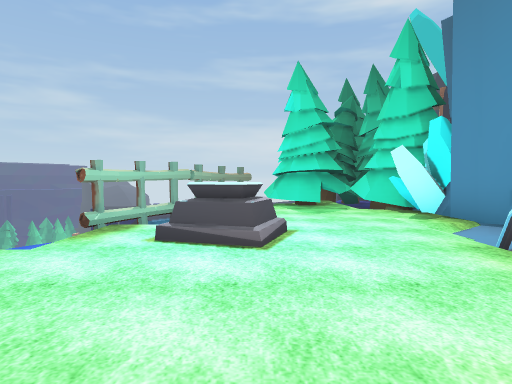
View 1 (above)

24 first-person views from a walk through a 3-D level made in the Unity game engine. The camera is 1.4 m above the floor, tilts 2° down and sees 75° across. Doors are open. The floor is counted in squares, 2 m on a side. Each view is taken from the middle of a square. On the plan, view 1 faces up. The plan holds only what a view shows up to about 10 squares ahead; the rest is blank. The place goes on beyond the plan. The player is left out. Some surface patterns are stand-ins.

View 2
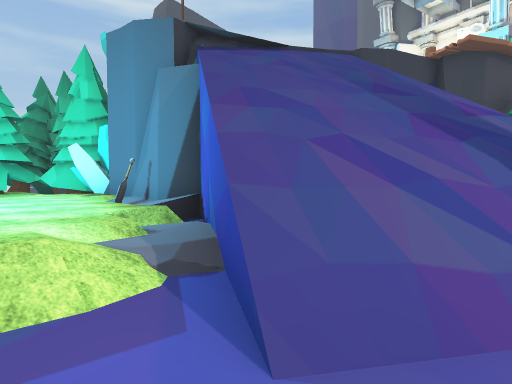

View 3
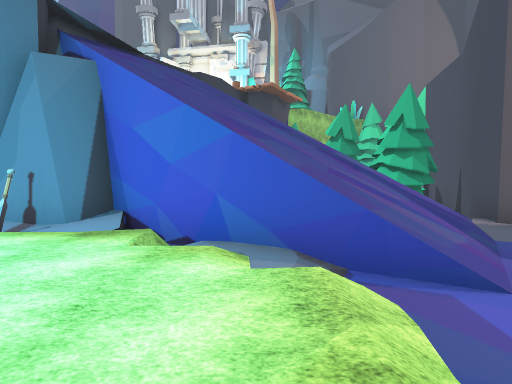

View 4
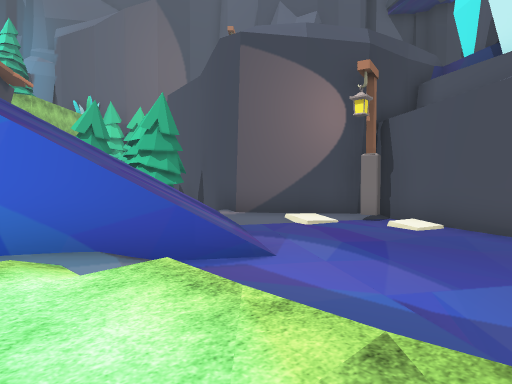

View 5
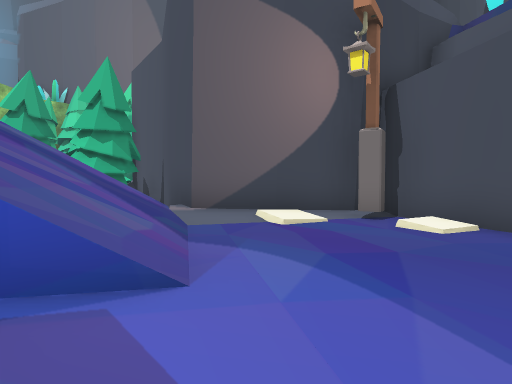

View 6
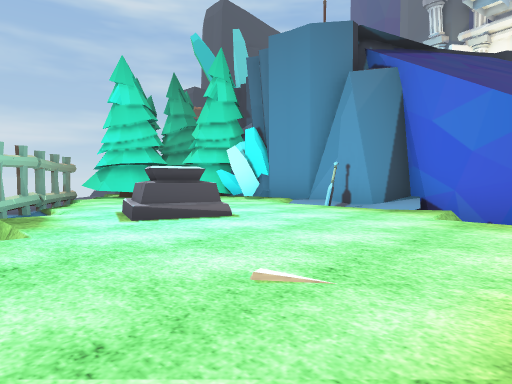

View 7
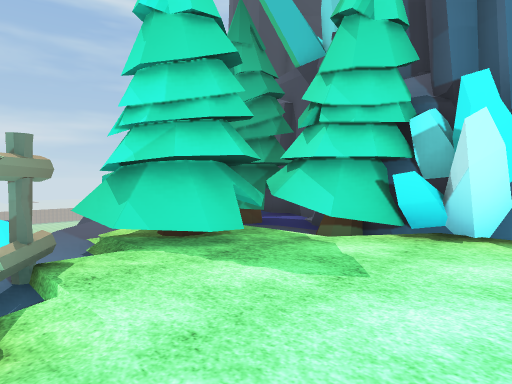

View 8
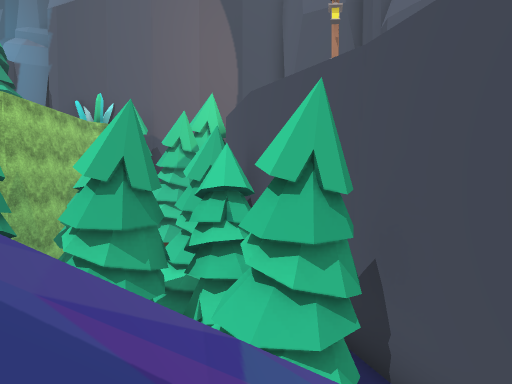

View 9
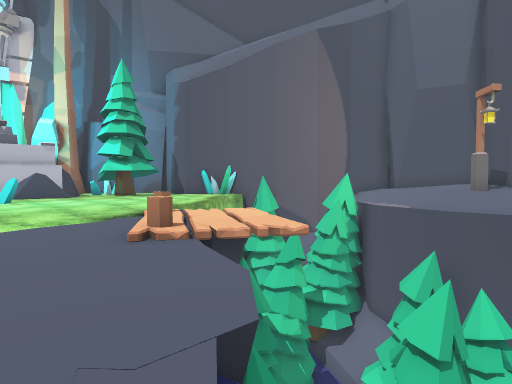

View 10
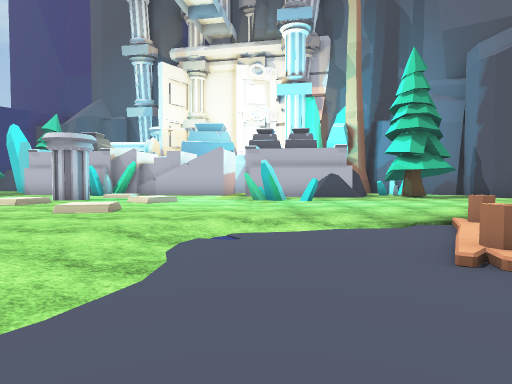

View 11
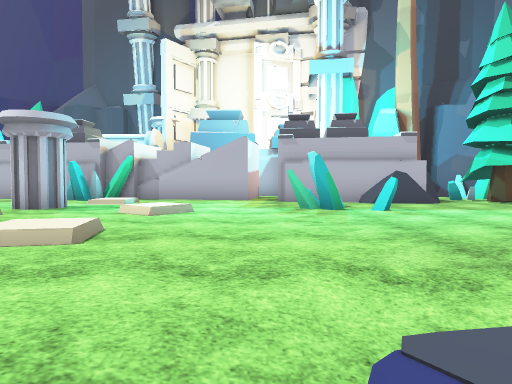

View 12
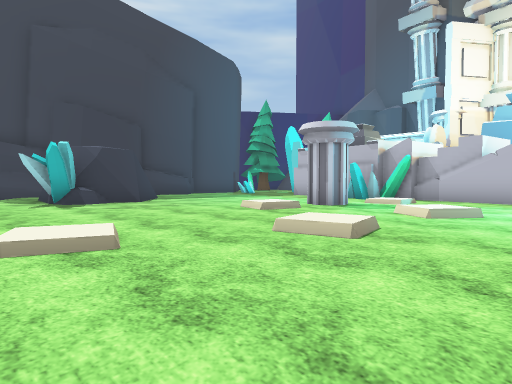

View 13
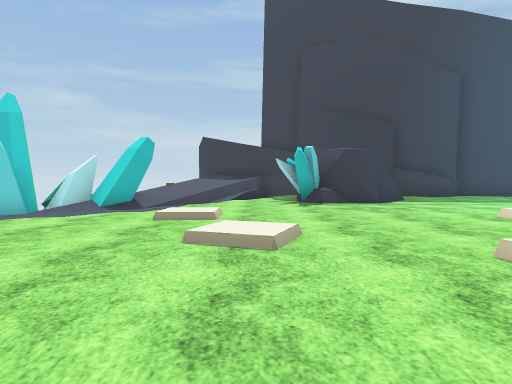

View 14
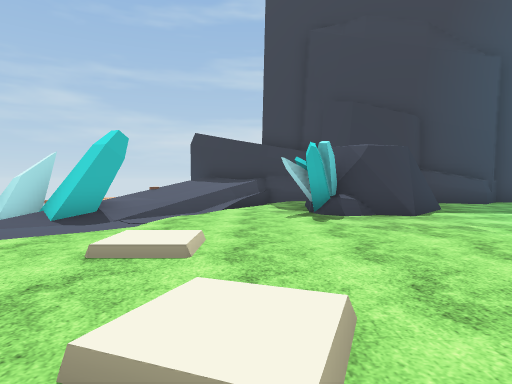

View 15
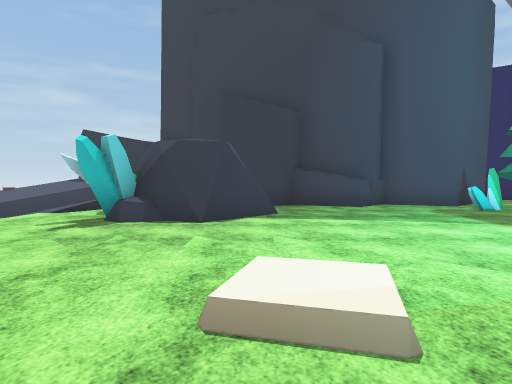

View 16
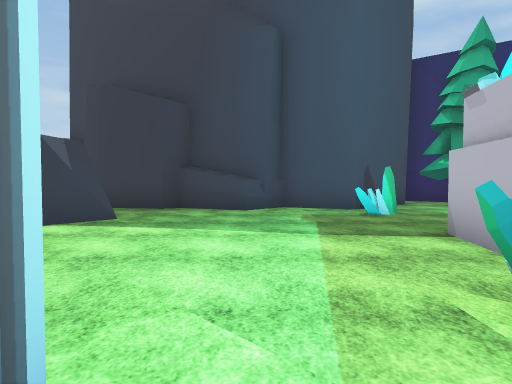

View 17
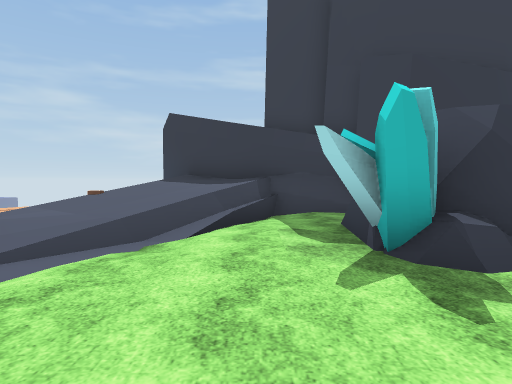

View 18
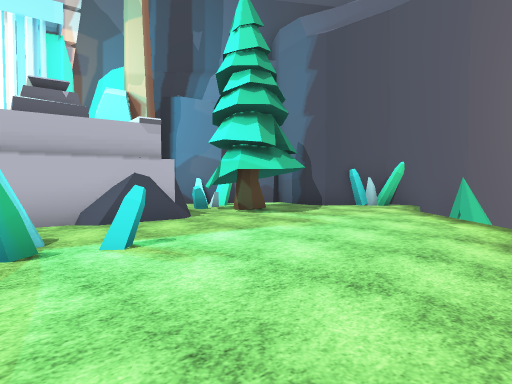

View 19
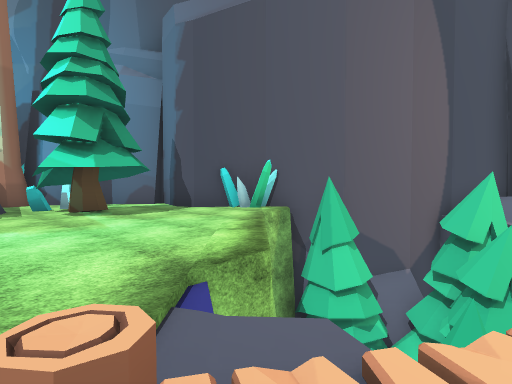

View 20
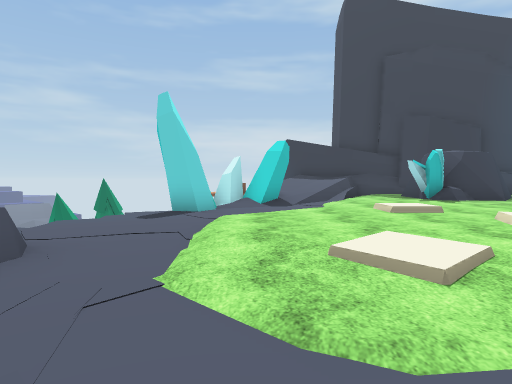

View 21
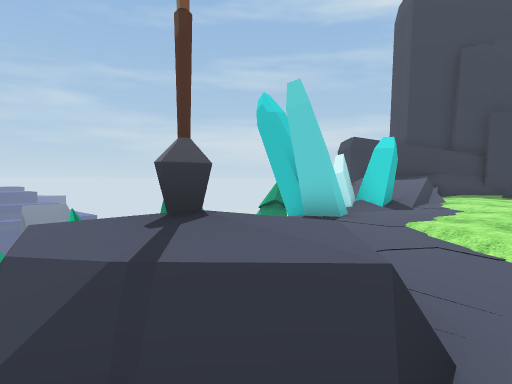

View 22
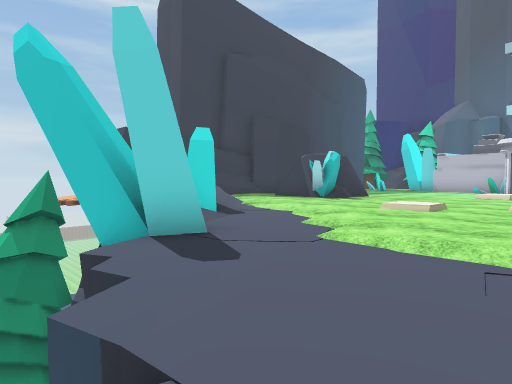

View 23
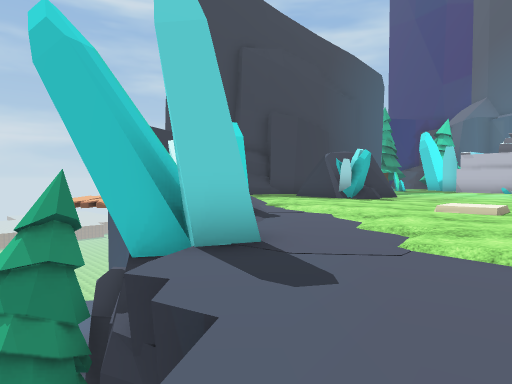

View 24
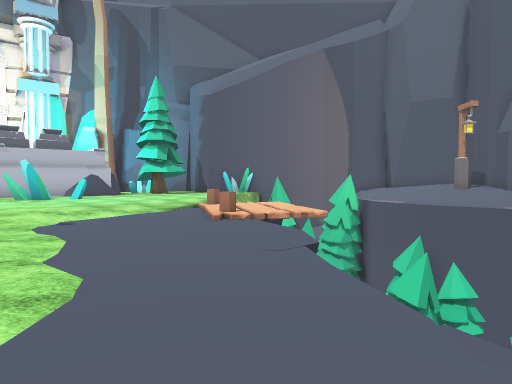

### Floor plan
Key: @ floor where view 1 was taken; # wall or solid block; x gap in a wall; . main floor; - floor 0.25 m lower than the main floor; : floor 0.5 m higher than the main floor; + floor 0.75 m higher than the main floor; _ floor 0.75 m lower than the main floor; * floor 1.25 m higher than the main floor; < floor 4.75 m lower than the main floor; ( floor 8.75 m lower than the main floor; ! floor 9.25 m lower than the main floor; ? floor 9.5 m lower than the main floor; / step, stairs or slope; = window, fence, low wall or low ledge; ^ raised ledge; v drop or lower ground; R rock; O other object.
Columns run from 3 left of view 1 to 25 right of it. Each row starts with its distance up from view 1.
 20              v#
 19              v###
 18              v* ####      ##
 17              =+#=//########..
 16           v   +=/../..#^.##..
 15          v_OO://..#  ....##.
 14          vvv x////###.......
 13          v###//..#R#.......
 12        #vv##/-/...........#
 11       ##vv#/--............#
 10    !###vvv---............##
  9   O(#(##v---........//#..#
  8  vO(((##----..........// ##
  7  O((((##----...........//.#
  6   (((((#==-.///..........##
  5 O(/O(((#x=.../...........#
  4  (OO((#R/...---./.........
  3 ((((((/R////..---/....#.#
  2 ((((((v//////..--/......#
  1 /((((/////// v.O--/..#..#
  0 /((@///////v   //O/.....#
 -1  #////////<    / //.....#
 -2  /////////v vv v vv.....##
 -3  /???////vv=vvv  vv.....###
 -4   ?????// ##OOvvvvvv......#
 -5   ????/#####OOvvvv  v..####
 -6   ????##  ###vvvvvvvvv##
 -7   ###O#       -vvvvv###
 -8     ###         v##v##
 -9                    v#

Positions as (right, up) in squares from view 1, and headings:
1: (0, 0), facing up
2: (0, -3), facing up-right
3: (-2, 0), facing right
4: (-2, 1), facing down-right
5: (-1, -1), facing down-right
6: (-3, 0), facing up-right
7: (-1, 6), facing up-right
8: (5, -1), facing down-right
9: (8, 3), facing down-right
10: (9, 3), facing right
11: (12, 4), facing right
12: (12, 4), facing up-right
13: (13, 4), facing up
14: (13, 6), facing up
15: (17, 7), facing up
16: (20, 8), facing up
17: (13, 10), facing up
18: (15, 3), facing down-right
19: (13, 0), facing down-right
20: (9, 3), facing up
21: (6, 4), facing up
22: (5, 7), facing up-right
23: (5, 8), facing up-right
24: (7, 5), facing down-right
